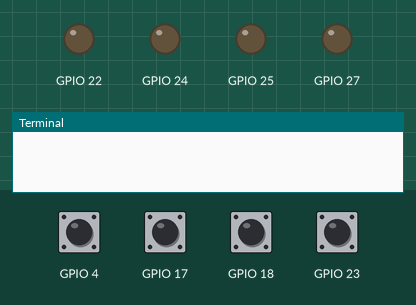
A program run on a simulated Raspberry Pi (BCM pin numbers). Parts: output pins drawn as LEDs (lit = HIGH), the last lines printed to the terminal. Inputs (shaded band) come from the test bench; at power-on: GPIO 4, GPIO 17, GPIO 18, GPIO 23 HIGH. Random numbers come from a fixed seed; sound played through the audio output is not drawn and takes no time; threads take turns every 2 ms.

Above: at 5.0 s.
5.1 s: GPIO 4 pulled LOW for 0.15 s
6.7 s: GPIO 18 pulled LOW for 0.15 s
At 8.47 s:
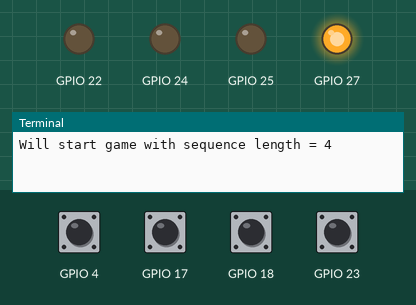
9.8 s: GPIO 18 pulled LOW for 1 s
12.3 s: GPIO 4 pulled LOW for 1 s
At 14.42 s:
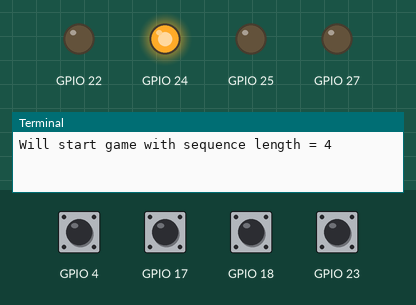
At 15.42 s:
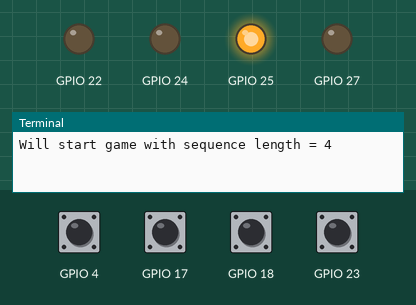
Timing chart, 0 to 17.0 s (numbered marks = the images above; inputs shaded):
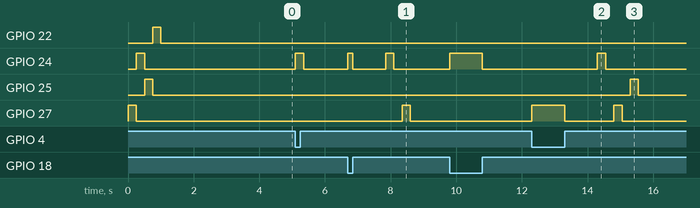

The program:

repeat.py
```python
#!/usr/bin/env python
# vim: set fileencoding=utf8 :

# repeat.py
# GPIO and sound example for Raspberry Pi
# Written by Peter S. May for the public domain
# Refer to README.md for details

import sys
import pygame.mixer
import pygame.time
import RPi.GPIO as GPIO
import collections
import random
from Queue import Queue
from threading import Timer


# Classes/Types
# -------------

# A Position is data about one button/light. It is defined with these
# parameters:
# - soundName: The basename for the WAV file for the beep from this position
# - inPin: The GPIO number of the pin connected to the button for this position
# - outPin: The GPIO number of the pin connected to the LED for this position
# - sequenceLength: When button is pressed during attract mode, the number of
#   moves needed to win
Position = collections.namedtuple('Position', 'soundName inPin outPin sequenceLength')

# A State is just an object that holds a value in the mutable attribute
# value. It's used here to make it possible to mutate non-global variables
# from inside a nested function. (Python 3 has the nonlocal keyword to
# accomplish the same more neatly.)
class State(object):
	__slots__ = 'value'
	def __init__(self, value=None):
		self.value = value
	def __nonzero__(self):
		return bool(self.value)


# Predefined constant-like values
# -------------------------------

# Positions for available buttons
_positions = [
	Position('s1', 4, 27, 4),
	Position('s2', 18, 24, 8),
	Position('s3', 23, 25, 16),
	Position('s4', 17, 22, 32),
]

# Basename for the WAV file corresponding to an incorrect move
WRONG_SOUND_NAME = 'lose'


# Support functions
# -----------------

_cachedSounds = {}
def makeSound(soundName, preloadOnly=False):
	"""
	Loads a sound by the basename of its WAV file, caching the result for
	repeated reads. Plays the sound unless preloadOnly.

	Returns the Sound object.
	"""
	if soundName not in _cachedSounds:
		_cachedSounds[soundName] = pygame.mixer.Sound("sound/%s.wav" % soundName)
	sound = _cachedSounds[soundName]
	if not preloadOnly:
		sound.play()
	return sound

def delay(duration):
	"""Pauses this thread by the given number of milliseconds."""
	# wait causes the process to sleep.
	return pygame.time.wait(duration)
	# delay attempts to be more precise by busy-waiting.
	# return pygame.time.delay(duration)

def getRandomPosition():
	"""Generates a pseudorandom position index."""
	return random.randrange(len(_positions))

def lightOnly(index):
	"""
	Turns on the light for the given position; turns off the light for all
	others. If index is None (or not a position), all are turned off. Returns
	the matched index, if any, or None otherwise.
	"""
	lit = None
	for positionIndex, position in enumerate(_positions):
		matched = (positionIndex == index)
		GPIO.output(position.outPin, matched)
		if matched:
			lit = positionIndex
	return lit

def activate(index, correct=True):
	"""
	Light only the given index, and also play its corresponding sound. If not
	correct, play the fail sound instead.

	Note that the sound playing mechanism is asynchronous, so any necessary
	delay needed to allow the sound to play must be performed explicitly.
	"""
	lit = lightOnly(index)
	makeSound(_positions[lit].soundName if correct else WRONG_SOUND_NAME)

def deactivate():
	"""Unlight all positions."""
	lightOnly(None)

def startSoundMixer():
	"""Starts sound mixer."""
	# The buffer size has to be set lower than the default (4096) in order to
	# decrease latency. Otherwise, the sounds and lights don't match well.
	pygame.mixer.init(frequency=22050, size=-8, channels=2, buffer=512)

def preloadSounds():
	"""Pre-fetches known sound samples."""
	for soundName in [position.soundName for position in _positions] + [WRONG_SOUND_NAME]:
		makeSound(soundName, False)

_inPinToPositionIndex = {}
def preMapInputPinsToPositions():
	"""Generates mapping of input pins to their positions."""
	for index, position in enumerate(_positions):
		_inPinToPositionIndex[position.inPin] = index

def getPositionForPin(pin):
	"""Returns position associated with pin number."""
	return _inPinToPositionIndex[pin]


# Events machinery
# ----------------

# In this program, timeouts and button presses and releases result in callbacks
# being called in separate threads. The callbacks we use each deposit a value
# in events, which is a Queue—Python's basic synchronized blocking queue. The
# main thread can then simply wait on events to happen and process them in
# order.
_events = Queue()

def clearEvents():
	"""Discard any information about pending events."""
	with _events.mutex:
		_events.queue.clear()

def waitForEvents(timeout, callback):
	"""
	Calls a callback for each button event that appears in the queue,
	continuing until the callback returns true. If timeout is defined, also
	schedules a task to add a timeout event to the queue after the given delay
	(in ms), and returns if that timeout event is processed before a call to
	the callback returns true.

	Returns true if the loop ended because a call to the callback returned
	true, or false if the loop ended because of the timeout event.
	"""
	ourTimer = None
	ourTimeoutMarker = None

	if timeout is not None:
		# This dummy object helps to check whether a timeout event was actually
		# generated by this call. (It's theoretically possible that a stale
		# timeout event from a previous call is still in the queue.)
		ourTimeoutMarker = object()

		# Schedule a timeout event to be added from another thread.
		def onTimeout():
			_events.put((None, ourTimeoutMarker))

		ourTimer = Timer(timeout / 1000.0, onTimeout)
		ourTimer.start()

	# Watch the events queue.
	while True:
		index, value = _events.get()
		if index is None and value is ourTimeoutMarker:
			# Got timeout event
			return False
		elif index is not None and callback(index, value):
			if ourTimer is not None:
				ourTimer.cancel()
			# Callback returned true; the event was handled and exits the loop.
			return True
		# else, stale timeout or event was not handled; keep going

def waitForButtonEvent(timeout=None, value=None):
	"""
	Waits for any event for any button, or for a timeout. If value is given,
	events not matching that value are discarded. Returns None on timeout;
	otherwise, returns the index of the changed position.
	"""
	buttonValue = State(None)
	def callback(index, in_value):
		if index is not None and (value is None or value == in_value):
			buttonValue.value = index
			return True
		return False
	waitForEvents(timeout, callback)
	return buttonValue.value

def waitForButtonPress(timeout=None):
	"""Waits for a press event for any button, or for a timeout."""
	return waitForButtonEvent(timeout, True)

def waitForButtonRelease(timeout=None):
	"""Waits for a release event for any button, or for a timeout."""
	return waitForButtonEvent(timeout, False)


# Direct button handling
# ----------------------

_currentButton = State(None)
def processEvent(pin):
	"""
	GPIO edge callback to produce button events for the queue.

	Both edges are watched so that the event shows up at least once per press
	or release. The program is not fast enough to distinguish which edge
	appeared all of the time, and software debounce makes the response sluggish
	(in this case). So, the event processing applies some simple (yet not fully
	goof-proof) logic to determine whether we think the state has changed.

	- An edge only triggers a check; whether or not the button is down depends
	  on its GPIO.input() value.
	- The game only considers at most one button to be pressed at any time. If
	  a button is already down, any new button events are discarded except for
	  a release event from the same button.

	Only those events not discarded above are added to the queue.
	"""

	index = getPositionForPin(pin)
	# Since 'pressed' is false, invert.
	value = not GPIO.input(pin)

	if _currentButton.value is None and value:
		# New button is pressed.
		_currentButton.value = index
	elif _currentButton.value == index and not value:
		# Current button is released.
		_currentButton.value = None
	else:
		# If the event is for a press of a button when a button is already
		# down, or for the release of the button that isn't the currently down
		# button, it is ignored.
		return None

	_events.put((index, value))
	return value


# Game
# ----


def attractLoop(waitFirst=None):
	"""
	Play an attract pattern while waiting for the player to start the game. Any
	button press starts the game, but the position determines the sequence
	length (the number of moves needed to win).

	If waitFirst is provided, the pattern will not begin playing for waitFirst
	ms, but it will still be possible to start a new game. (This is used to
	provide the delay between the end of a game and the beginning of the
	attract pattern.)

	Returns the selected sequence length.
	"""
	button = None

	if waitFirst is not None:
		deactivate()
		button = waitForButtonPress(waitFirst)

	while button is None:
		for index, position in enumerate(_positions):
			if button is not None:
				break
			activate(index)
			button = waitForButtonPress(250)
		if button is not None:
			break
		deactivate()
		button = waitForButtonPress(5000)

	sequenceLength = _positions[button].sequenceLength
	print "Will start game with sequence length = %s" % sequenceLength
	return sequenceLength

def gameLoop(sequenceLength):
	"""Play an actual game using the given sequence length."""

	# List of indices played by the CPU.
	sequence = []

	waitForNextRound = False

	while len(sequence) < sequenceLength:
		# Generate the next move and add it to the list.
		sequence.append(getRandomPosition())

		# A delay is inserted between rounds, but not before the first or after
		# the last.
		if waitForNextRound:
			delay(1000)
		else:
			waitForNextRound = True

		# Play back current sequence.
		for index in sequence:
			activate(index)
			delay(250)
			deactivate()
			delay(250)

		# Discard any presses that may have happened during playback.
		clearEvents()

		# Read in sequence
		for index in sequence:
			button = waitForButtonPress(3000)
			if button == index:
				# Correct
				activate(index)
				waitForButtonRelease()
				deactivate()
			else:
				# Very not correct
				activate(index, False)
				delay(1500)
				deactivate()
				delay(2000)
				return False

	# It's a win.
	delay(500)
	victoryBoogie()
	return True

def victoryBoogie():
	"""Displays a celebratory animation."""
	for index in (0, 1, 0, 1, 2, 1, 2, 3, 2, 3):
		activate(index)
		delay(125)
	deactivate()
	clearEvents()


# Entry points
# ------------

def mainLoop():
	"""Sets up GPIO and sound, then alternates between attract and game sequences."""

	startSoundMixer()
	preloadSounds()
	preMapInputPinsToPositions()

	for position in _positions:
		# Inputs are pulled up so no external pullup is necessary
		GPIO.setup(position.inPin, GPIO.IN, pull_up_down=GPIO.PUD_UP)
		GPIO.add_event_detect(position.inPin, GPIO.BOTH, callback=processEvent)
		GPIO.setup(position.outPin, GPIO.OUT, initial=False)

	sequenceLength = attractLoop(0)
	while True:
		gameLoop(sequenceLength)
		sequenceLength = attractLoop(5000)

def main(args):
	"""Runs the main program."""
	# This try block causes GPIO.cleanup() to execute no matter whether mainLoop()
	# exits by a normal return or a thrown exception (such as a KeyboardInterrupt
	# resulting from pressing ctrl-C). Because the lifetime of the systemwide GPIO
	# on the Pi is longer than the lifetime of this program, and because other
	# programs might share it, this cleanup bit is actually pretty necessary.
	#
	# All of the code that actually uses GPIO is squirreled away into mainLoop() so
	# that the extra level of nesting from this block might be either avoided or
	# made clearer. If a bit of code ever gets to be too long (say, more than one
	# screenful) or too deep (say, four or five indents), seriously consider
	# refactoring parts of it into separate functions.
	try:
		GPIO.setmode(GPIO.BCM)
		mainLoop()
	finally:
		GPIO.cleanup()

# This is a convention used to prevent the main code from running if this file
# is loaded as a library instead of a program. It's not strictly necessary here
# but it may be worth developing the habit of including it.
if __name__ == "__main__":
	main(sys.argv)
```

Measured:
- after the input at 6.7 s, GPIO 27: LOW → HIGH after 1.7 s, → LOW 0.25 s later
- after the input at 12.3 s, GPIO 24: LOW → HIGH after 2.0 s, → LOW 0.25 s later; GPIO 25: LOW → HIGH after 3.0 s, → LOW 0.25 s later
